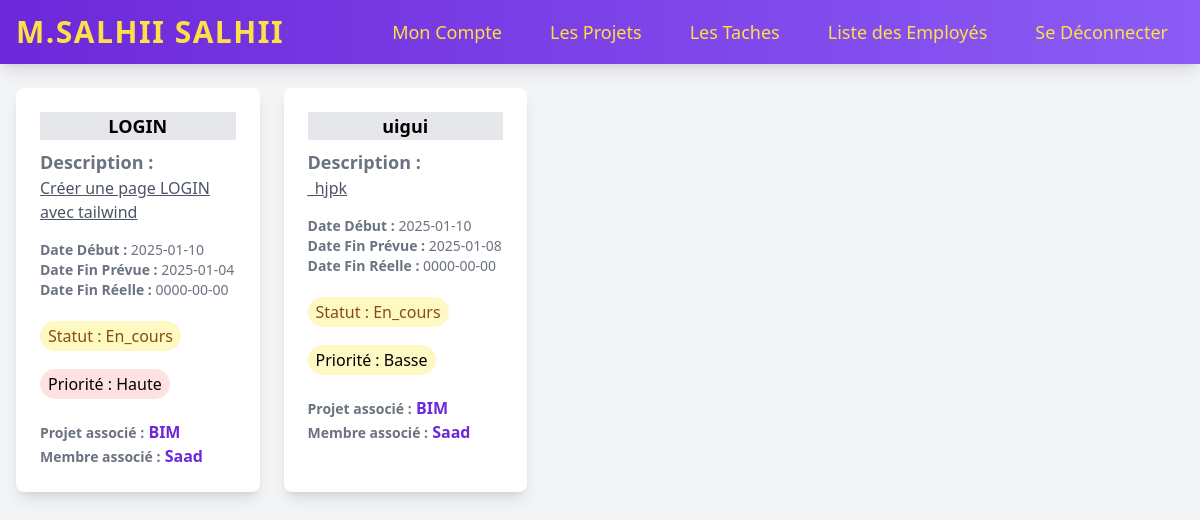
The app's page /tache_admin.php (signed in) with its own data.
### tables this page shows
CREATE TABLE `utilisateur` (
  `id` int(11) NOT NULL,
  `nom` varchar(100) NOT NULL,
  `prenom` varchar(50) NOT NULL,
  `email` varchar(150) NOT NULL,
  `mdp` varchar(255) NOT NULL,
  `role` enum('Administrateur','Responsable','Membre') NOT NULL
);

CREATE TABLE `tache` (
  `id` int(11) NOT NULL,
  `nom` varchar(100) NOT NULL,
  `description` text DEFAULT NULL,
  `date_debut` date NOT NULL,
  `date_fin_prevue` date NOT NULL,
  `date_fin_reelle` date DEFAULT NULL,
  `statut` enum('A_faire','En_cours','Terminé','Bloquée') NOT NULL,
  `priorite` enum('Haute','Moyenne','Basse') NOT NULL,
  `id_projet` int(11) NOT NULL,
  `id_affectataire` int(11) NOT NULL
);

CREATE TABLE `projet` (
  `id` int(11) NOT NULL,
  `nom` varchar(100) NOT NULL,
  `description` text DEFAULT NULL,
  `date_debut` date NOT NULL,
  `date_fin_prevue` date NOT NULL,
  `statut` enum('En_cours','Terminé','Annulé','Suspendue') NOT NULL,
  `id_resp` int(11) NOT NULL
);

### tache_admin.php (the view, shortened to what this page needs)
<?php
include 'connexion_bd.php';
$id=$_SESSION['id_admin'];
try {
    $sql = "SELECT * FROM utilisateur WHERE id = :id";
    $stm = $pdo->prepare($sql);
    $stm->bindParam(':id', $id, PDO::PARAM_INT);
    $stm->execute();
    $admin = $stm->fetch(PDO::FETCH_ASSOC);
} catch (PDOException $e) {
    die("Erreur : " . $e->getMessage());
}
$sql1 = "SELECT
    tache.id,
    tache.nom AS nom_tache,
    tache.description AS description_tache,
    tache.date_debut,
    tache.date_fin_prevue,
    tache.date_fin_reelle,
    tache.statut,
    tache.priorite,
    projet.nom AS nom_projet,
    utilisateur.nom AS nom_responsable_tache
FROM
    tache
JOIN
    projet ON tache.id_projet = projet.id
JOIN
    utilisateur ON tache.id_affectataire = utilisateur.id
 ";
$stm = $pdo->prepare($sql1);
$stm->execute();
$taches = $stm->fetchAll(PDO::FETCH_ASSOC);
?>
<!DOCTYPE html>
<html lang="en">
<head>
    <script src="https://cdn.tailwindcss.com"></script>
</head>
<body class="bg-gray-100">
    <nav class="bg-gradient-to-r from-violet-700 to-violet-500 shadow-lg">
        <div class="max-w-7xl mx-auto px-4">
            <div class="flex items-center justify-between h-16">
                <div class="flex-shrink-0">
                    <a href="" class="text-yellow-300 font-extrabold text-3xl tracking-wider">M.<?= $admin['nom'].'  '.$admin['prenom'] ?></a>
                </div>
                <div class="hidden md:flex space-x-4">
                <a href="profile.php" class="text-yellow-300 hover:bg-violet-600 px-4 py-2 rounded-lg text-lg font-medium">Mon Compte</a>
                    <a href="projet_admin.php" class="text-yellow-300 hover:bg-violet-600 px-4 py-2 rounded-lg text-lg font-medium">Les Projets</a>
                    <a href="tache_admin.php" class="text-yellow-300 hover:bg-violet-600 px-4 py-2 rounded-lg text-lg font-medium">Les Taches</a>
                    <a href="home_admin.php" class="text-yellow-300 hover:bg-violet-600 px-4 py-2 rounded-lg text-lg font-medium">Liste des Employés</a>
                    <a href="logout.php" class="text-yellow-300 hover:bg-violet-600 px-4 py-2 rounded-lg text-lg font-medium">Se Déconnecter</a>
                </div>
            </div>
        </div>
    </nav>
<div class="max-w-9xl mx-auto py-6 px-4 flex flex-col lg:flex-row gap-6">
    <div class="w-full lg:w-2/3">
        <div class="grid grid-cols-1 sm:grid-cols-2 lg:grid-cols-3 gap-6">
            <?php if (is_array($taches) && count($taches) > 0): ?>
                <?php foreach ($taches as $tache): ?>
                    <div class="bg-white shadow-lg rounded-lg p-6">
                        <h2 class="text-lg bg-gray-200 font-bold text-center from-violet-700 mb-2">
                            <?php echo htmlspecialchars($tache['nom_tache']); ?>
                        </h2>
                        <h2 class="text-lg text-gray-500"><strong>Description :</strong></h2>
                        <p class="text-gray-600 underline mb-4"><?php echo htmlspecialchars($tache['description_tache']); ?></p>
                        <div class="text-sm text-gray-500">
                            <p><strong>Date Début :</strong> <?php echo htmlspecialchars($tache['date_debut']); ?></p>
                            <p><strong>Date Fin Prévue :</strong> <?php echo htmlspecialchars($tache['date_fin_prevue']); ?></p>
                            <p><strong>Date Fin Réelle :</strong> <?php echo $tache['date_fin_reelle'] ? htmlspecialchars($tache['date_fin_reelle']) : '--/--/----'; ?></p>
                        </div>
                        <br>
                        <span class="px-2 py-1 rounded-full <?php
                            echo $tache['statut'] === 'Terminé' ? 'bg-green-100 text-green-800' :
                                ($tache['statut'] === 'Annulé' ? 'bg-red-100 text-red-800' : 'bg-yellow-100 text-yellow-800'); ?>">
                            Statut : <?php echo htmlspecialchars($tache['statut']); ?>
                        </span>
                        <br><br>
                        <span class="px-2 py-1 rounded-full <?php
                            echo $tache['priorite'] === 'Haute' ? 'bg-red-100 text-white-800' :
                                ($tache['priorite'] === 'Moyenne' ? 'bg-blue-100 text-white-800' : 'bg-yellow-100 text-white-800'); ?>">
                            Priorité : <?php echo htmlspecialchars($tache['priorite']); ?>
                        </span>
                        <br><br>
                        <p>
                            <strong class="text-sm text-gray-500">Projet associé :</strong>
                            <span class="text-l text-violet-700"><strong><?php echo htmlspecialchars($tache['nom_projet']); ?></strong></span>
                        </p>
                        <p>
                            <strong class="text-sm text-gray-500">Membre associé :</strong>
                            <span class="text-l text-violet-700"><strong><?php echo htmlspecialchars($tache['nom_responsable_tache']); ?></strong></span>
                        </p>
                    </div>
                <?php endforeach; ?>
            <?php else: ?>
                <p class="text-center text-gray-500">Aucune tache trouvé.</p>
            <?php endif; ?>
    </div>
    </div>
</div>
</body>
</html>

### records on screen
utilisateur: nom "SALHII", prenom "SALHII"
tache: nom "LOGIN", description "Créer une page LOGIN avec tailwind", date_debut "2025-01-10", date_fin_prevue "2025-01-04", date_fin_reelle "0000-00-00", statut "En_cours", priorite "Haute", id_projet.nom "BIM", id_affectataire.nom "Saad"
tache: nom "uigui", description "_hjpk", date_debut "2025-01-10", date_fin_prevue "2025-01-08", date_fin_reelle "0000-00-00", statut "En_cours", priorite "Basse", id_projet.nom "BIM", id_affectataire.nom "Saad"
